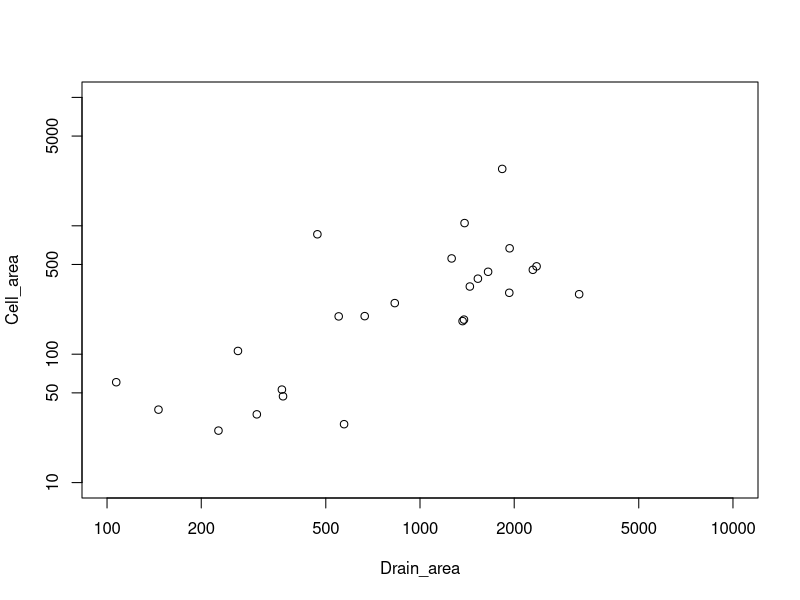

Write R code to recreate this figure.
## ---- chunk 1
knitr::opts_chunk$set(echo = TRUE)
## ---- chunk 2
soilchem <- read.csv(file="soil_metal_NEW.csv")
soilchem$Cell_no <- factor(soilchem$Cell_no)
summary(soilchem)

#Outliers
soilchem[soilchem$Sample=="30a",'Zn'] <- NA
soilchem[soilchem$Sample=="12a",'Cu'] <- NA

cell <- read.csv(file="cell_data_NEW.csv")
cell$Location_name <- as.character(cell$Location_name)
summary(cell)

#Merge both datasets
fullsoil <- merge(soilchem,cell[,c(2:10)],by="Cell_no")
summary(fullsoil)

## ---- chunk 3
plot(Cell_area~Drain_area,data=cell,log="xy",ylim=c(10,10000),xlim=c(100,10000))
